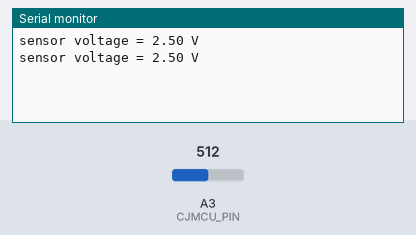
Bench run of a sketch on a simulated Arduino Uno, built with avr-gcc and run on an emulated ATmega328P. Parts: the last lines printed to the serial monitor. The test bench sets the inputs (shaded band); at power-on: A3 (CJMCU_PIN) = 512.

Above: at 1.8 s.
1.9 s: A3 (CJMCU_PIN) set to 716
At 2.7 s:
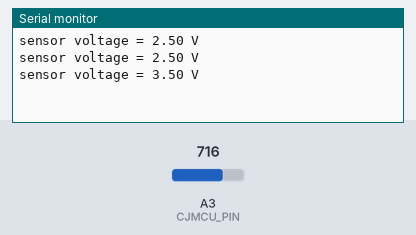
3.4 s: A3 (CJMCU_PIN) set to 900
At 4.8 s:
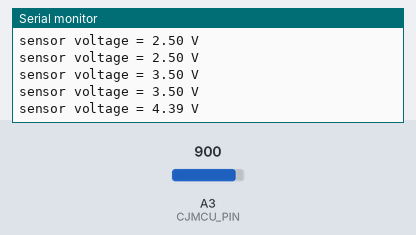
Timing chart, 0 to 6.4 s (numbered marks = the images above; inputs shaded):
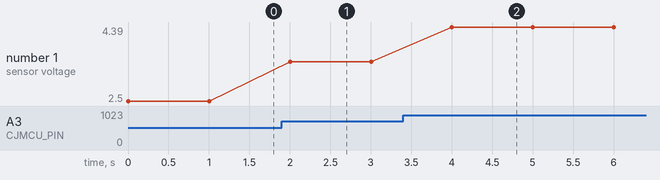

The sketch:

CJMCU.ino
```cpp
#define VOLT_LEVEL 5.0

int CJMCU_PIN = A3;

void setup()
{
  Serial.begin(9600);
}

void loop()
{
  float sensorVoltage;
  float sensorValue;

  sensorValue = analogRead(CJMCU_PIN);
  sensorVoltage = sensorValue/1024*VOLT_LEVEL;
  Serial.print("sensor voltage = ");
  Serial.print(sensorVoltage, 2);
  Serial.println(" V");
  delay(1000);
}
```

Measured:
- after the input at 1.9 s, the serial monitor: prints a new line after 0.10 s (image 1)
- after the input at 3.4 s, the serial monitor: prints a new line after 0.60 s (image 2)
- plotted number 1: 2.5 → 3.5 after the input at 1.9 s, 3.5 → 4.39 after the input at 3.4 s
